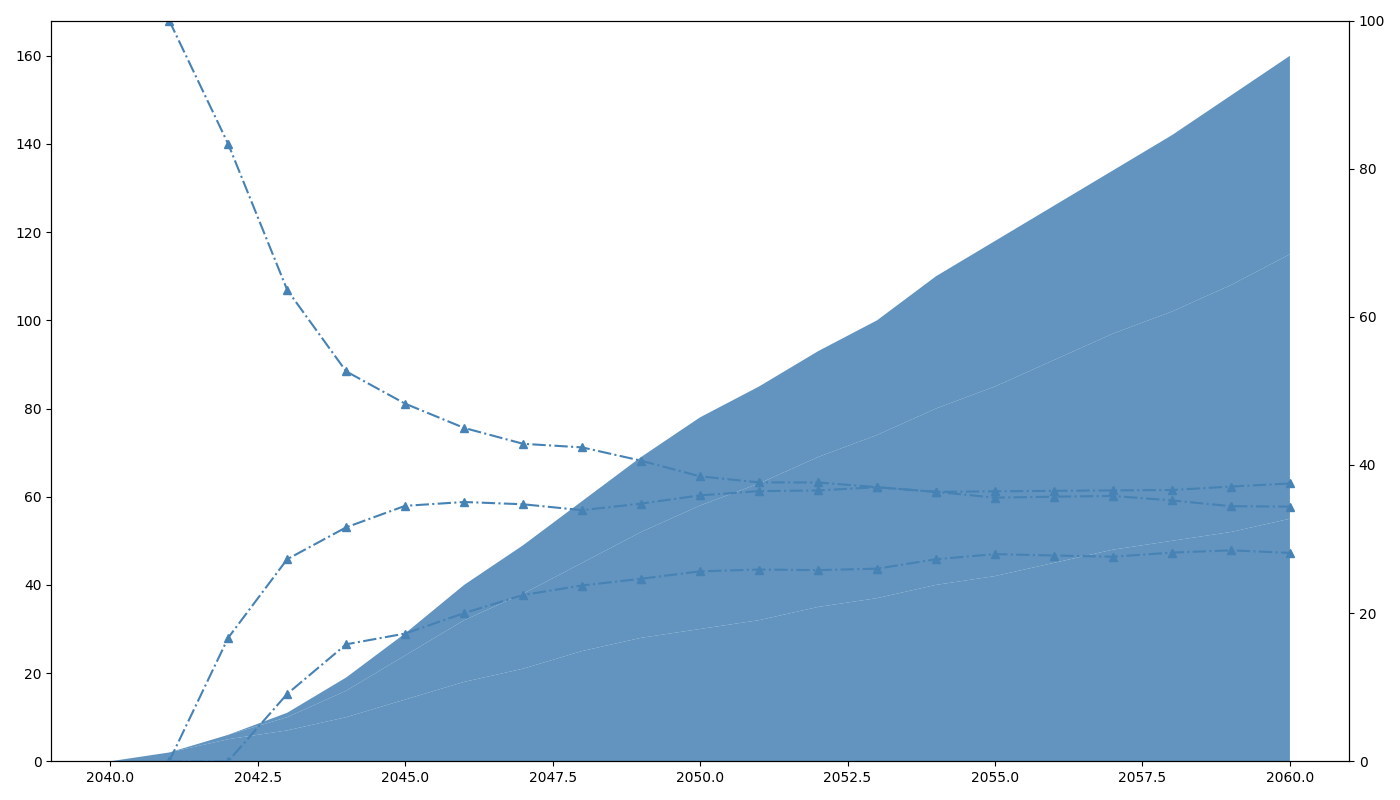

This chart was generated by the following Python code:
import matplotlib.pyplot as plt
import numpy as np

years = np.arange(2040, 2061)

moon = np.array([0, 2, 5, 7, 10, 14, 18, 21, 25, 28, 30, 32, 35, 37, 40, 42, 45, 48, 50, 52, 55])
mars = np.array([0, 0, 1, 3, 6, 10, 14, 17, 20, 24, 28, 31, 34, 37, 40, 43, 46, 49, 52, 56, 60])
europa = np.array([0, 0, 0, 1, 3, 5, 8, 11, 14, 17, 20, 22, 24, 26, 30, 33, 35, 37, 40, 43, 45])

data = np.vstack([moon, mars, europa])

consistent_color = '#4682B4'

fig, ax = plt.subplots(figsize=(14, 8))

ax.stackplot(years, data, colors=[consistent_color], alpha=0.85)

ax.grid(False)

# Calculate percentages for remaining datasets
total_settlements = moon + mars + europa
perc_moon = 100 * moon / total_settlements
perc_mars = 100 * mars / total_settlements
perc_europa = 100 * europa / total_settlements

ax2 = ax.twinx()
ax2.plot(years, perc_moon, '^-.', color=consistent_color)
ax2.plot(years, perc_mars, '^-.', color=consistent_color)
ax2.plot(years, perc_europa, '^-.', color=consistent_color)
ax2.set_ylim(0, 100)

plt.tight_layout()

plt.show()
